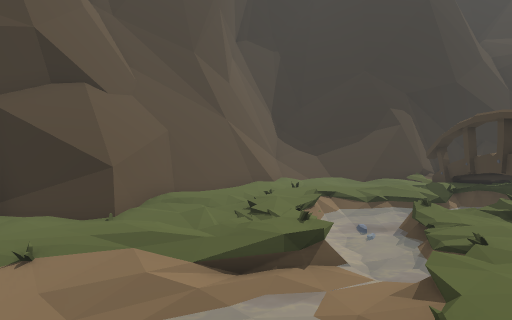
[1] (above)

22 first-person views from a walk through a scene from a Unity 3-D project. The camera is 1.5 m above the floor, tilts 4° down and sees 75° across. The floor is counted in squares, 1 m on a side. Each view is taken from the middle of a square. On the plan, view 1 faces up. The plan holds only what a view shows up to about 15 squares ahead; the rest is blank. The place goes on beyond the plan. The player is left out. Some animated figures are not drawn.

[2]
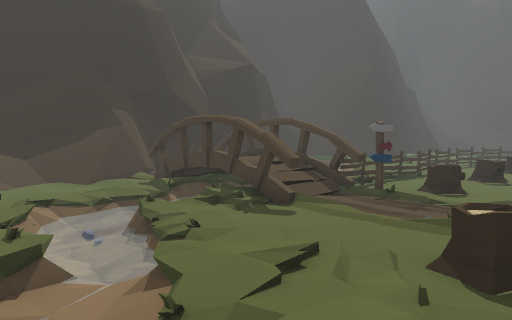

[3]
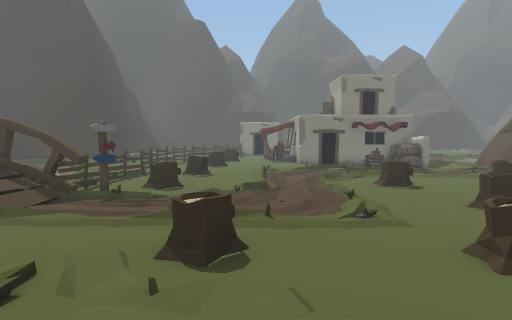

[4]
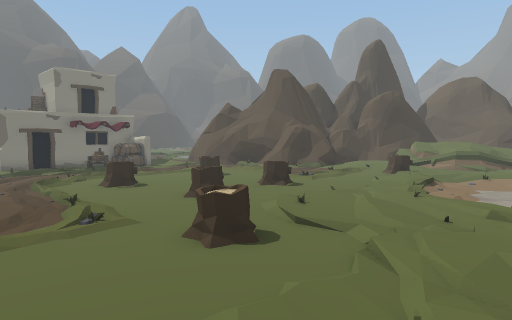

[5]
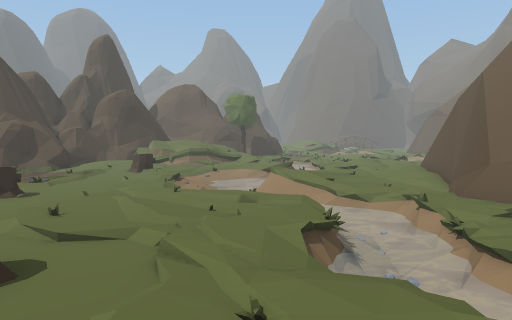

[6]
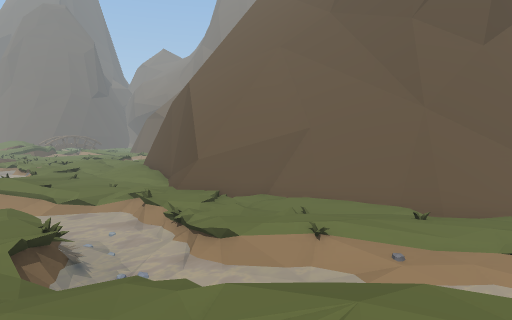

[7]
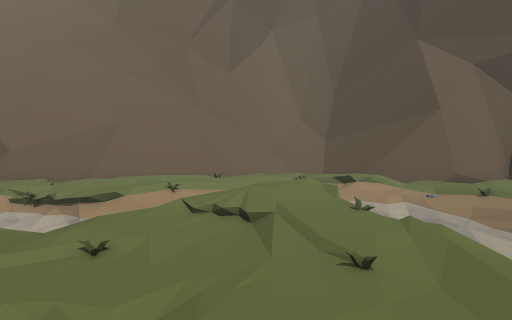

[8]
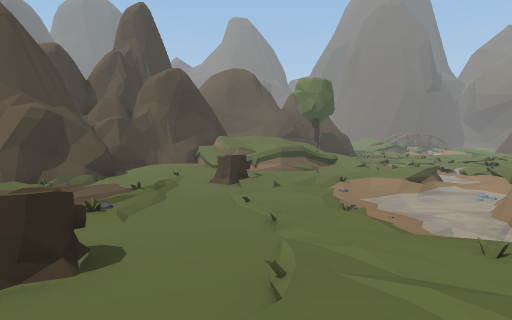

[9]
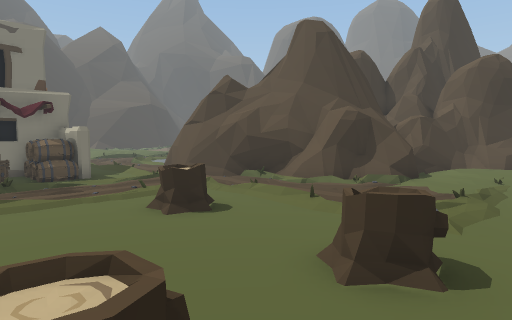

[10]
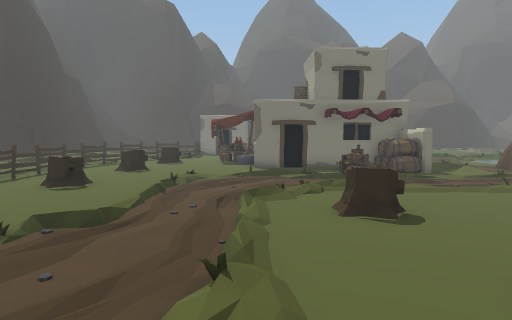

[11]
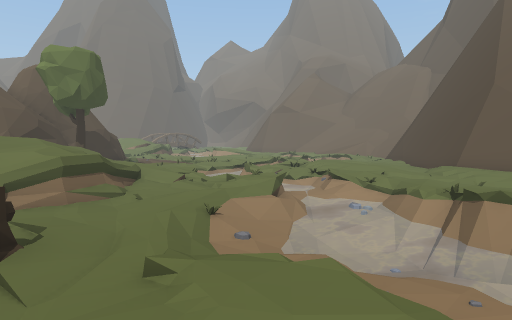

[12]
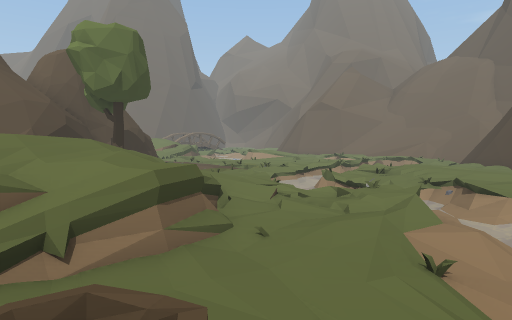

[13]
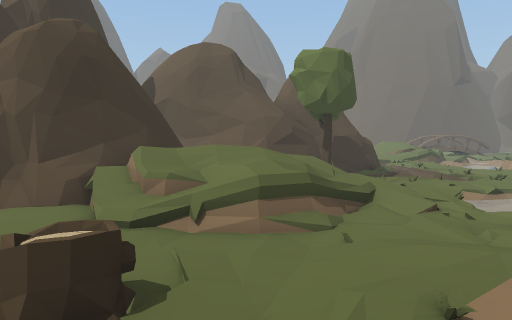

[14]
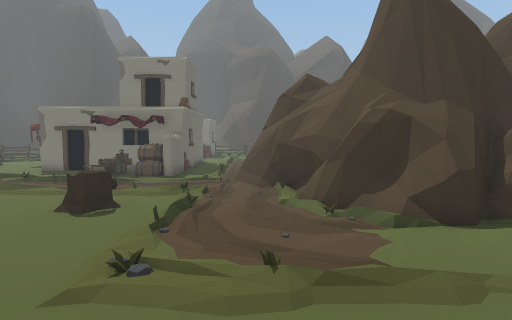

[15]
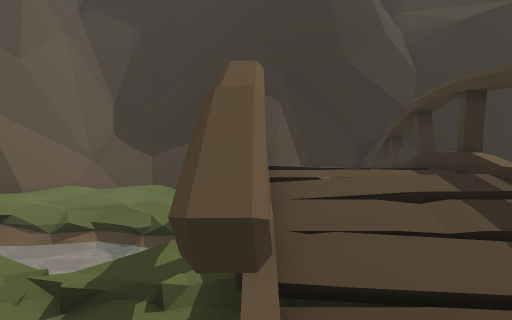

[16]
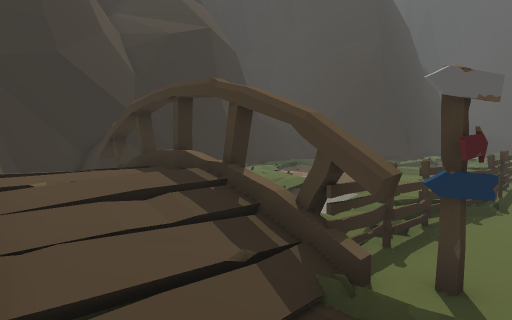

[17]
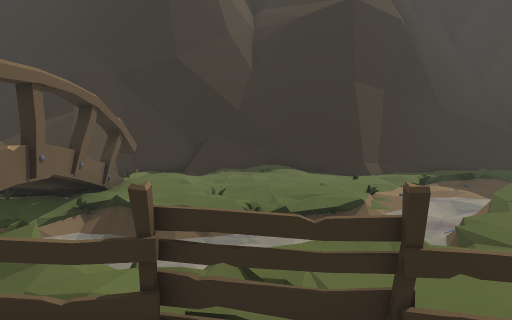

[18]
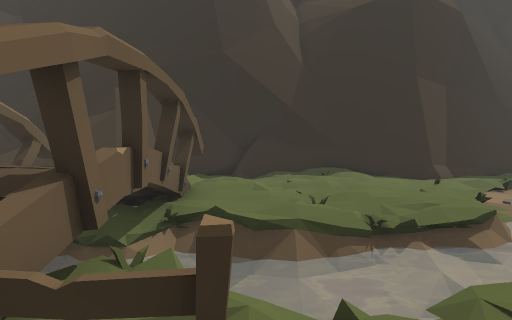

[19]
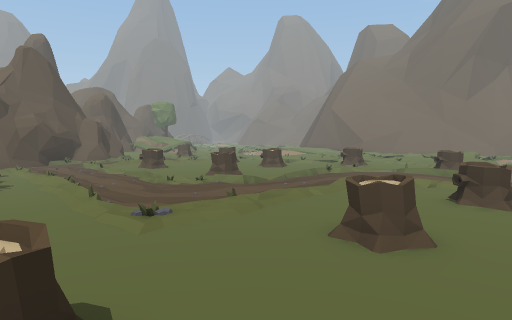

[20]
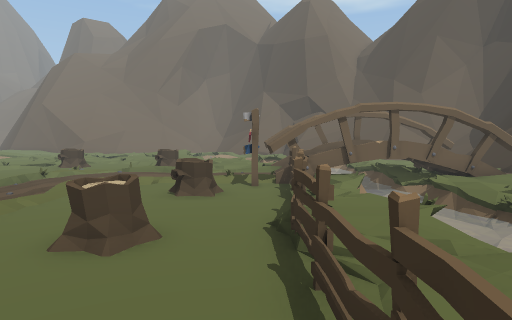

[21]
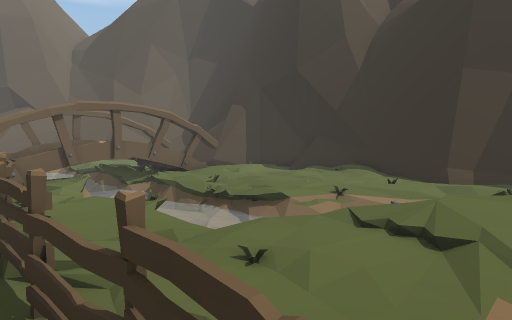

[22]
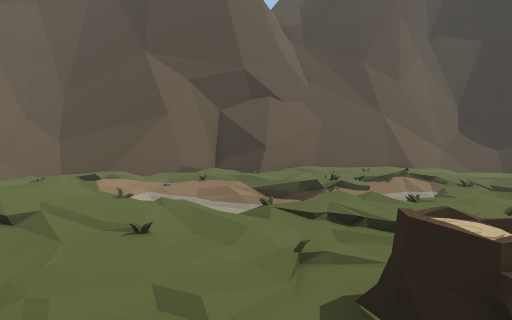

### Floor plan
Key: @ floor where view 1 was taken; # wall or solid block; x gap in a wall; . main floor; : floor 0.25 m higher than the main floor; - floor 0.25 m lower than the main floor; + floor 0.5 m higher than the main floor; * floor 0.75 m higher than the main floor; % floor 1 m higher than the main floor; & floor 1.25 m higher than the main floor; $ floor 1.5 m higher than the main floor; / step, stairs or slope; = window, fence, low wall or low ledge; ~ water the walk can cross; ≈ water the walk keeps out of; ^ raised ledge; v drop or lower ground; O other object.
Columns run from 11 left of view 1 to 21 right of it. Each row starts with its distance up from view 1.
 18            #==^^^##########   ###
 17            #=///=####=.==#######/
 16            #=/////## / ..//..=..:
 15            #=/.//==  / /......//.
 14           ##=----//  .://::.////-
 13          ##=.----.#// :/..////~~
 12         ##=///./ .=OO#:/.:::/~≈≈
 11         #=/:.///::#  #://.//~~=/=
 10         #//:://≈/≈#^^#≈≈O≈≈≈≈///
  9        ##::/:≈≈≈≈ ####≈≈≈≈≈≈≈:./:
  8      ####.///≈≈≈≈ #####≈≈≈≈≈/:...
  7      #=//.///≈≈.. OOO##..:::/....
  6     ##//../:/≈≈...x//##OOOOOOOOOO
  5   ####=/////=~≈.../..#O........ .
  4  ###/=/////~//::../-...O.........
  3 ###//=//~~~≈-/://..-...OO..OO...O
  2 #=/////~~≈ ≈//..................O
  1 #/////    ≈/.///OO..../..........
  0 ##//..   v/@//..O.....////.//....
 -1  #=x.//~ ///../..........-../....
 -2  ###=///~≈/......../.............
 -3    #=.:/≈~/:.......///////.../...
 -4    ##..//≈≈....OO........//../..
 -5    ##../:~≈≈:..........OO.//./..
 -6     #=.//~≈::.../..OO..O../......
 -7     ##=/≈~≈:....//.O...........=#
 -8      ##/≈≈≈:/..../..............O
 -9      ##/-≈≈≈/:.../..O..........OO
-10      ##../~  /.....OO...O./....##
-11      #:..:/≈  ///........./......
-12     ##:.../=≈~//..../....//..///.
-13     ##:..///≈~//..../........=/-.
-14     #/:.///≈≈~//:.../.......#####
-15    ##//./:/~≈~/-:.......//####
-16   ###/:.//≈~~~//....... ###
-17   ##./:::/~~///../O./.=##
-18 ## :: :://-///.../../.=#
-19 #=  //://~=///.....:/:.#
-20     ::://≈≈:./.==*+:::##
-21     :///≈  ...=#%*%===##
-22        //  ≈::  &&&#=##
-23       O ≈≈≈::+*%$$ =##
-24       ~≈≈≈≈: +*%   ##
-25       /≈≈.::       #
-26        //...       #
-27       ./.
-28       ...      ##==
-29               ######

Where each view was taken, in squares from view 1:
view 1: 0 up, 0 right, facing up
view 2: 0 up, 0 right, facing up-right
view 3: 0 up, 0 right, facing right
view 4: 0 up, 0 right, facing down-right
view 5: 0 up, 1 right, facing down
view 6: 0 up, 1 right, facing down-left
view 7: 1 down, 5 right, facing left
view 8: 6 down, 6 right, facing down
view 9: 6 down, 7 right, facing down-right
view 10: 3 down, 6 right, facing right
view 11: 12 down, 7 right, facing down-left
view 12: 16 down, 7 right, facing down-left
view 13: 14 down, 5 right, facing down
view 14: 14 down, 5 right, facing right
view 15: 4 up, 7 right, facing up
view 16: 4 up, 7 right, facing up-right
view 17: 4 up, 14 right, facing up
view 18: 5 up, 12 right, facing up
view 19: 5 up, 21 right, facing down-left
view 20: 5 up, 21 right, facing left
view 21: 5 up, 21 right, facing up-left
view 22: 2 down, 6 right, facing up-left
